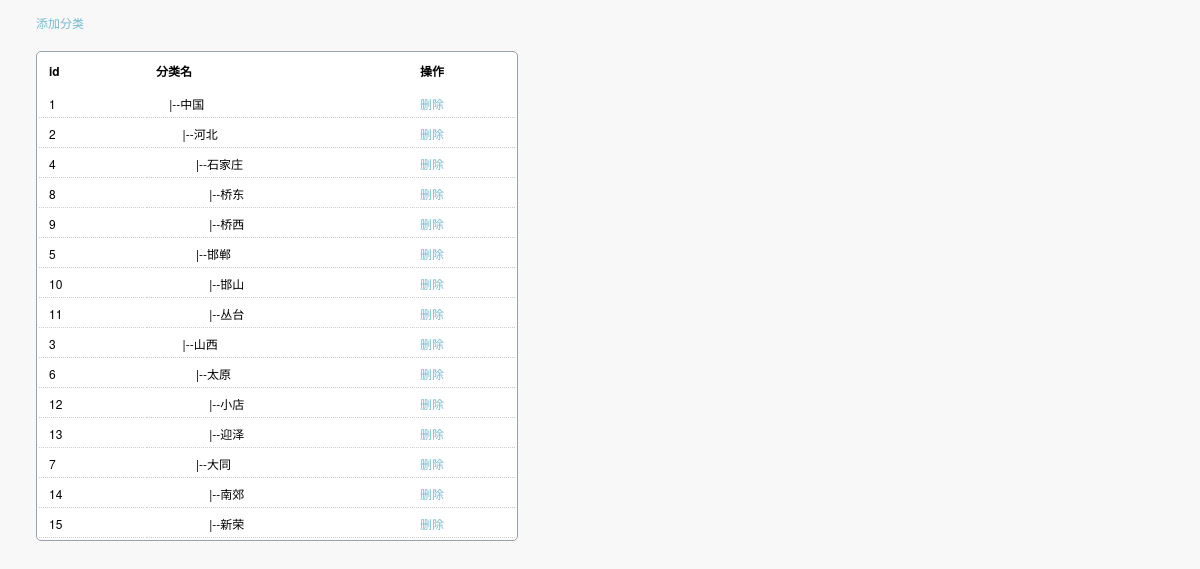
/categoryTree/index.php, run on the app's committed database.
### tables this page shows
CREATE TABLE `category` (
	`id` INT(11) NOT NULL AUTO_INCREMENT COMMENT '自增id',
	`pid` INT(11) NOT NULL COMMENT '父id',
	`category` VARCHAR(255) NOT NULL COMMENT '分类名称',
	`orderid` INT(11) NOT NULL DEFAULT '0' COMMENT '排序id',
	PRIMARY KEY (`id`)
);

### categoryTree/index.php (the view, shortened to what this page needs)
<?php
function getCate($pid=0, &$result=array(), $s=0){
	$s = $s + 4;
	$conn = db::getInstance()->connect();
	$res = $conn->query("select * from category where pid=$pid");
	while($row = $res->fetch_assoc()){
		$row['category'] = str_repeat("&nbsp", $s)."|--".$row['category'];
		$result[] = $row;
		getCate($row['id'], $result, $s);
	}
	return $result;
}
?>
<!DOCTYPE html PUBLIC "-//W3C//DTD XHTML 1.0 Transitional//EN" "http://www.w3.org/TR/xhtml1/DTD/xhtml1-transitional.dtd">
<html xmlns="http://www.w3.org/1999/xhtml" xml:lang="en">
<head>
	<link rel="stylesheet" href="styles/style.css" type="text/css"/>
</head>
<body>
	<nav class="nav">
		<a href="categoryadd.php">添加分类</a>
	</nav>
	<article class="module width_full">
		<div class="tab_container">
			<table cellpadding="0" class="tablesorter">
				<thead>
					<tr>
						<th width="10%" class="tc">id</th>
						<th width="25%">分类名</th>
						<th width="10%">操作</th>
					</tr>
				</thead>
				<tbody>
					<?php
						$rs = getCate();
						foreach($rs as $key => $value){
					?>
					<tr>
						<td class="tc"><?php echo $value['id']?></td>
						<td><?php echo $value['category']?></td>
						<td>
							<a href="function.php?action=del&id=<?php echo $value['id']?>" title="删除">删除</a>
						</td>
					</tr>
					<?php } ?>
				</tbody>
			</table>
		</div>
	</article>
</body>
</html>

### categoryTree/styles/style.css (style rules this page uses)
html,body { height: 100%; margin: 0; padding: 0; font-family: "Helvetica Neue", Helvetica, Arial, Verdana, sans-serif; background: #F8F8F8; font-size: 12px; }
a:link, a:visited { color:#77BACE; text-decoration: none; }
.nav { padding-top:14px; margin:0 3%; width: 95%; }
.width_full { width:40%; }
.module { border: 1px solid #9BA0AF; margin: 20px 3% 0 3%; margin-top: 20px; -webkit-border-radius: 5px; -moz-border-radius: 5px; border-radius: 5px; background: #ffffff; overflow:hidden; }
.tablesorter { width:100%; }
.tablesorter td { margin:0; padding:0; border-bottom:1px dotted #ccc; }
.tablesorter thead tr { height:34px; text-align:left; text-indent:10px; cursor:pointer; }
.tablesorter td { padding:5px 10px; }

### data on the page
category: id "2", category "|--河北"
category: id "4", category "|--石家庄"
category: id "8", category "|--桥东"
category: id "9", category "|--桥西"
category: id "5", category "|--邯郸"
category: id "10", category "|--邯山"
category: id "11", category "|--丛台"
category: id "3", category "|--山西"
category: id "6", category "|--太原"
category: id "12", category "|--小店"
category: id "13", category "|--迎泽"
category: id "7", category "|--大同"
category: id "14", category "|--南郊"
category: id "15", category "|--新荣"

### other printed values
$value['id'] "1"
$value['category'] "|--中国"
